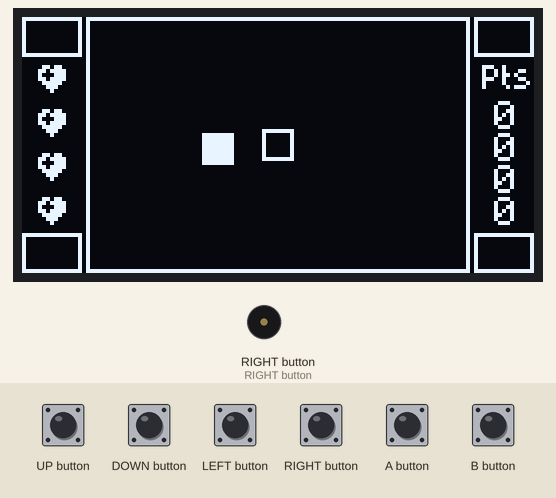
This sketch was run on a simulated Arduboy, built with avr-gcc and run on an emulated ATmega32U4. On the bench: 128×64 one-colour display, buzzer (waves = sounding). The test bench sets the inputs (shaded band).

Above: at 1.2 s.
1.3 s: UP button pressed for 0.15 s
At 1.68 s:
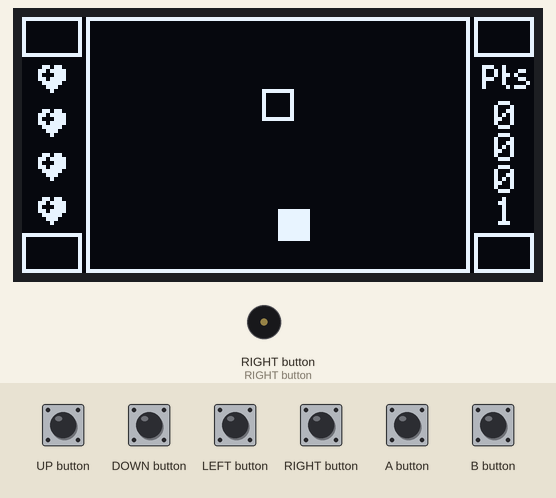
2.0 s: DOWN button pressed for 0.15 s
At 2.29 s:
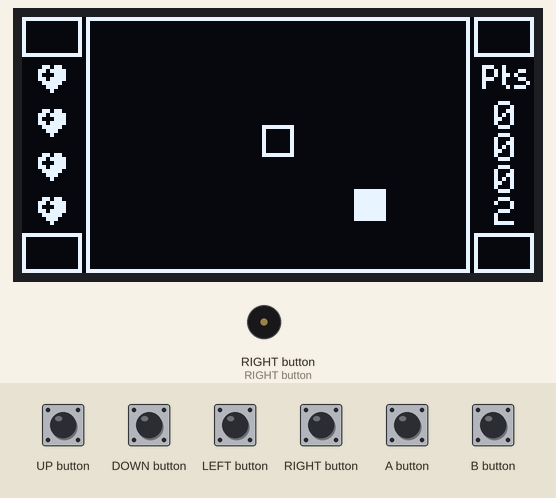
2.7 s: LEFT button pressed for 0.15 s
At 2.9 s:
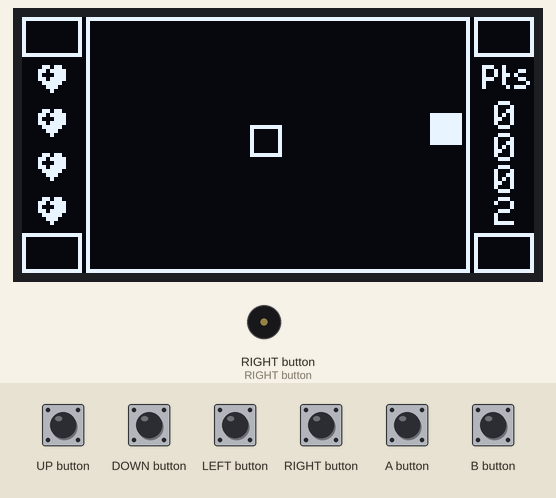
3.4 s: RIGHT button pressed for 0.15 s
At 3.81 s:
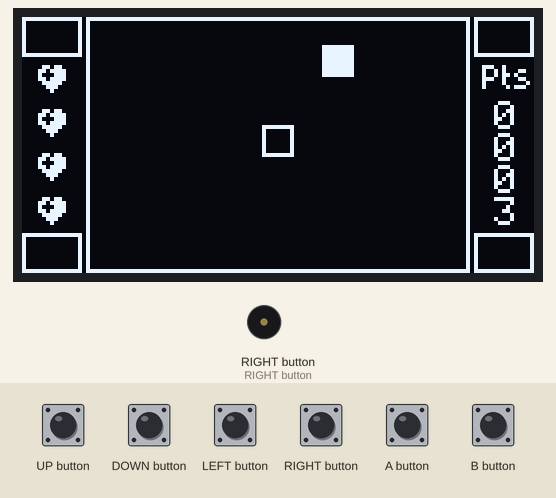
4.1 s: UP button pressed for 1 s
At 4.42 s:
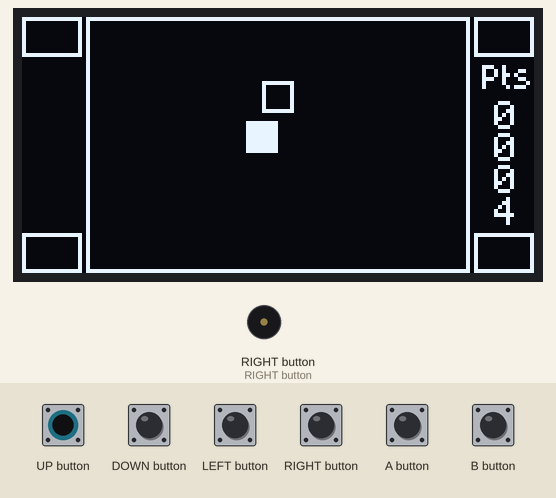
5.7 s: DOWN button pressed for 1 s
At 5.96 s:
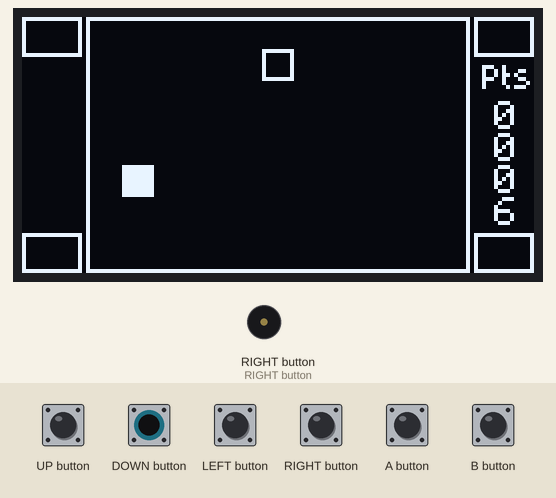
Timing chart, 0 to 50.1 s (numbered marks = the images above; inputs shaded):
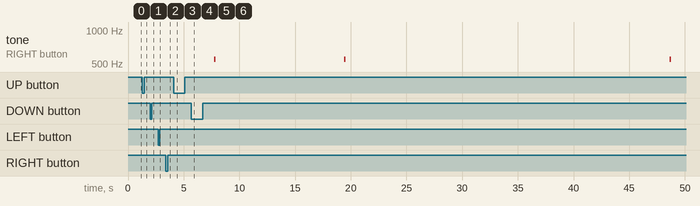

The sketch:

SideStepper.ino
```cpp
#include <Arduboy2.h>

Arduboy2 arduboy;

int gameState;
int lapsedTime;
int enemiesNum;
int nextEnemyStarts;
int score;

int playerPosX;
int playerPosY;
int playerSizeX;
int playerSizeY;
int playerLives;

int iEnemy;
int enemyPosX[8];
int enemyPosY[8];
int enemyIncX[8];
int enemyIncY[8];
int enemySizeX[8];
int enemySizeY[8];

const unsigned char playerMask[] PROGMEM = {
  0x7c, 0x6e, 0xdb, 0x9f, 0x9f, 0xdb, 0x6e, 0x7c,
  };

const unsigned char enemy1Mask[] PROGMEM = {
  0x14, 0x52, 0x98, 0x27, 0xe4, 0x19, 0x4a, 0x28,
  };

const unsigned char enemy2Mask[] PROGMEM = {
  0xc1, 0x25, 0x5a, 0x24, 0x24, 0x5a, 0xa4, 0x83,
  };

const unsigned char livesMask[] PROGMEM = {
  0x0e, 0x1b, 0x31, 0x7a, 0x3f, 0x1f, 0x0e, 0x00,
  };

const unsigned char pointsMask[] PROGMEM = {
  0x3f, 0x09, 0x09, 0x06, 0x00, 0x1f, 0x24, 0x00, 0x24, 0x2a, 0x2a, 0x10,
  };

void setup() {

  gameState = 0;
  lapsedTime = 0;
  enemiesNum = 1;
  nextEnemyStarts = 480;
  score = 0;

  playerPosX = 60; // ( hScreen - hPlayer ) / 2
  playerPosY = 28;
  playerSizeX = 8;
  playerSizeY = 8;
  playerLives = 4;

  enemyPosX[0] = 17;
  enemyPosY[0] = 1;
  enemyIncX[0] = 1;
  enemyIncY[0] = 1;
  enemySizeX[0] = 8;
  enemySizeY[0] = 8;

  enemyPosX[1] = 103;
  enemyPosY[1] = 1;
  enemyIncX[1] = -1;
  enemyIncY[1] = 1;
  enemySizeX[1] = 8;
  enemySizeY[1] = 8;

  enemyPosX[2] = 17;
  enemyPosY[2] = 55;
  enemyIncX[2] = 1;
  enemyIncY[2] = -1;
  enemySizeX[2] = 8;
  enemySizeY[2] = 8;

  enemyPosX[3] = 103;
  enemyPosY[3] = 55;
  enemyIncX[3] = -1;
  enemyIncY[3] = -1;
  enemySizeX[3] = 8;
  enemySizeY[3] = 8;

  arduboy.begin();
  arduboy.setFrameRate(60);
  }

void playBeep(int valFrequency) {
  //tone(PIN_SPEAKER_1, valFrequency, 20);
  }

void loop() {

  if (!(arduboy.nextFrame())) return;

  lapsedTime++;
  if ((lapsedTime%(60/enemiesNum))==0) score++;

  if (lapsedTime==nextEnemyStarts) {
    enemiesNum++;
    if (enemiesNum<4) nextEnemyStarts = lapsedTime + nextEnemyStarts + (nextEnemyStarts/2);
    tone(PIN_SPEAKER_1, 550, 150);
    }

  if (arduboy.pressed(UP_BUTTON) && playerPosY>1) playerPosY--;
  if (arduboy.pressed(DOWN_BUTTON) && playerPosY<55) playerPosY++;
  if (arduboy.pressed(LEFT_BUTTON) && playerPosX>17) playerPosX--;
  if (arduboy.pressed(RIGHT_BUTTON) && playerPosX<103) playerPosX++;

  if ((lapsedTime%2)==0) {

    for (iEnemy=0;iEnemy<enemiesNum;iEnemy++) {

      enemyPosX[iEnemy] += enemyIncX[iEnemy];
      enemyPosY[iEnemy] += enemyIncY[iEnemy];

      if (enemyPosX[iEnemy]==17) {
        enemyIncX[iEnemy] = 1;
        playBeep(440);
        }

      if (enemyPosX[iEnemy]==103) {
        enemyIncX[iEnemy] = -1;
        playBeep(440);
        }

      if (enemyPosY[iEnemy]==1) {
        enemyIncY[iEnemy] = 1;
        playBeep(440);
        }

      if (enemyPosY[iEnemy]==55) {
        enemyIncY[iEnemy] = -1;
        playBeep(440);
        }
      }
    }

  // --- Collision

  for (iEnemy=0;iEnemy<enemiesNum;iEnemy++) {

    if ((playerPosX<(enemyPosX[iEnemy]+enemySizeX[iEnemy]))&&((playerPosX+playerSizeX)>enemyPosX[iEnemy])&&(playerPosY<(enemyPosY[iEnemy]+enemySizeY[iEnemy]))&&((playerPosY+playerSizeY)>enemyPosY[iEnemy])) {
      //tone(PIN_SPEAKER_1, 550, 150);
      if (playerLives>0) playerLives--;
      }
    }

  arduboy.clear();
  arduboy.drawRect(16, 0, 96, 64, WHITE);

  arduboy.drawRect(playerPosX, playerPosY, playerSizeX, playerSizeY, WHITE); //arduboy.drawBitmap(playerPosX, playerPosY, playerMask, 8, 8, WHITE);

  for (iEnemy=0;iEnemy<enemiesNum;iEnemy++) {
    arduboy.fillRect(enemyPosX[iEnemy], enemyPosY[iEnemy], enemySizeX[iEnemy], enemySizeY[iEnemy], WHITE); //arduboy.drawBitmap(enemy1PosX, enemy1PosY, enemy1Mask, 8, 8, WHITE);
    }

  if (playerLives>3) arduboy.drawBitmap(4, 12, livesMask, 8, 8, WHITE);
  if (playerLives>2) arduboy.drawBitmap(4, 23, livesMask, 8, 8, WHITE);
  if (playerLives>1) arduboy.drawBitmap(4, 34, livesMask, 8, 8, WHITE);
  if (playerLives>0) arduboy.drawBitmap(4, 45, livesMask, 8, 8, WHITE);

  arduboy.drawRect(0,0,15,10,WHITE);
  arduboy.drawRect(0,54,15,10,WHITE);
  arduboy.drawRect(113,0,15,10,WHITE);
  arduboy.drawRect(113,54,15,10,WHITE);
  arduboy.drawBitmap(115, 12, pointsMask, 12, 8, WHITE);
  arduboy.setCursor(118,21);
  arduboy.print(score/1000);
  arduboy.setCursor(118,29);
  arduboy.print((score/100)%10);
  arduboy.setCursor(118,37);
  arduboy.print((score/10)%10);
  arduboy.setCursor(118,45);
  arduboy.print(score%10);

  arduboy.display();
  }
```
